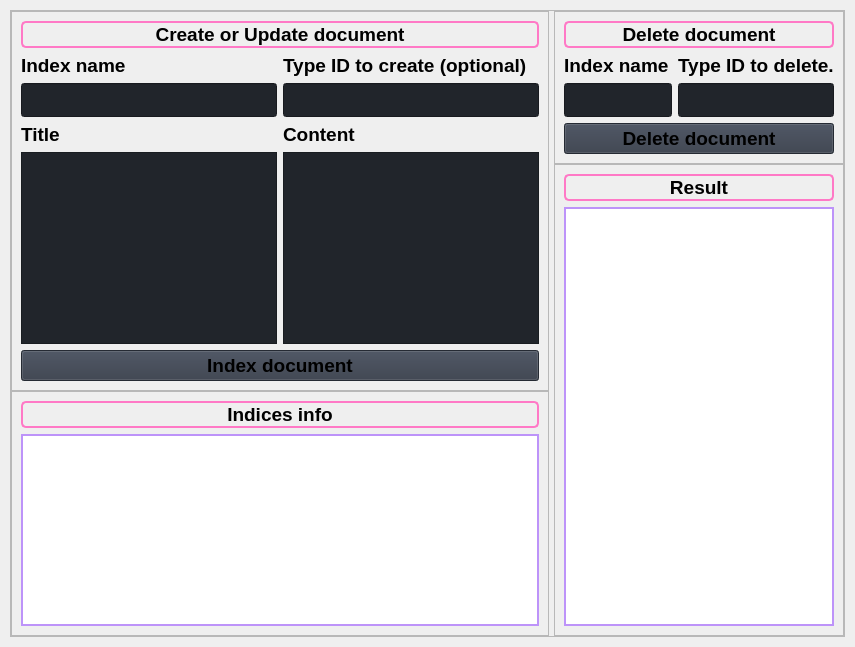
                     <widget class="QWidget" name="Document">
                      <layout class="QVBoxLayout" name="verticalLayout_20">
                       <property name="leftMargin">
                        <number>10</number>
                       </property>
                       <property name="topMargin">
                        <number>10</number>
                       </property>
                       <property name="rightMargin">
                        <number>10</number>
                       </property>
                       <property name="bottomMargin">
                        <number>10</number>
                       </property>
                       <item>
                        <widget class="QFrame" name="row_3">
                         <property name="minimumSize">
                          <size>
                           <width>0</width>
                           <height>150</height>
                          </size>
                         </property>
                         <property name="frameShape">
                          <enum>QFrame::StyledPanel</enum>
                         </property>
                         <property name="frameShadow">
                          <enum>QFrame::Raised</enum>
                         </property>
                         <layout class="QVBoxLayout" name="verticalLayout_24">
                          <property name="spacing">
                           <number>5</number>
                          </property>
                          <property name="leftMargin">
                           <number>0</number>
                          </property>
                          <property name="topMargin">
                           <number>0</number>
                          </property>
                          <property name="rightMargin">
                           <number>0</number>
                          </property>
                          <property name="bottomMargin">
                           <number>0</number>
                          </property>
                          <item>
                           <layout class="QHBoxLayout" name="horizontalLayout_8">
                            <property name="spacing">
                             <number>5</number>
                            </property>
                            <property name="topMargin">
                             <number>0</number>
                            </property>
                            <item>
                             <layout class="QVBoxLayout" name="info_frame_3">
                              <property name="spacing">
                               <number>0</number>
                              </property>
                              <property name="leftMargin">
                               <number>0</number>
                              </property>
                              <property name="topMargin">
                               <number>0</number>
                              </property>
                              <property name="bottomMargin">
                               <number>0</number>
                              </property>
                              <item>
                               <widget class="QFrame" name="search_frame_2">
                                <property name="minimumSize">
                                 <size>
                                  <width>0</width>
                                  <height>0</height>
                                 </size>
                                </property>
                                <property name="frameShape">
                                 <enum>QFrame::StyledPanel</enum>
                                </property>
                                <property name="frameShadow">
                                 <enum>QFrame::Raised</enum>
                                </property>
                                <layout class="QGridLayout" name="gridLayout_2">
                                 <item row="6" column="1">
                                  <widget class="QLabel" name="labelBoxBlenderInstalation_7">
                                   <property name="font">
                                    <font>
                                     <pointsize>14</pointsize>
                                     <italic>false</italic>
                                     <bold>true</bold>
                                    </font>
                                   </property>
                                   <property name="styleSheet">
                                    <string notr="true"/>
                                   </property>
                                   <property name="text">
                                    <string>Content</string>
                                   </property>
                                  </widget>
                                 </item>
                                 <item row="7" column="0">
                                  <widget class="QPlainTextEdit" name="Title_index_doc">
                                   <property name="minimumSize">
                                    <size>
                                     <width>200</width>
                                     <height>40</height>
                                    </size>
                                   </property>
                                   <property name="maximumSize">
                                    <size>
                                     <width>16777215</width>
                                     <height>16777215</height>
                                    </size>
                                   </property>
                                   <property name="styleSheet">
                                    <string notr="true">background-color: rgb(33, 37, 43);</string>
                                   </property>
                                   <property name="plainText">
                                    <string/>
                                   </property>
                                  </widget>
                                 </item>
                                 <item row="2" column="0" colspan="2">
                                  <widget class="QLabel" name="label_6">
                                   <property name="font">
                                    <font>
                                     <pointsize>14</pointsize>
                                     <italic>false</italic>
                                     <bold>true</bold>
                                     <underline>false</underline>
                                    </font>
                                   </property>
                                   <property name="styleSheet">
                                    <string notr="true">font-weight: bold;
border-radius: 5px;
border: 2px solid #ff79c6;</string>
                                   </property>
                                   <property name="text">
                                    <string>Create or Update document</string>
                                   </property>
                                   <property name="alignment">
                                    <set>Qt::AlignCenter</set>
                                   </property>
                                  </widget>
                                 </item>
                                 <item row="3" column="1">
                                  <widget class="QLabel" name="labelBoxBlenderInstalation_8">
                                   <property name="font">
                                    <font>
                                     <pointsize>14</pointsize>
                                     <italic>false</italic>
                                     <bold>true</bold>
                                    </font>
                                   </property>
                                   <property name="styleSheet">
                                    <string notr="true"/>
                                   </property>
                                   <property name="text">
                                    <string>Type ID to create (optional)</string>
                                   </property>
                                  </widget>
                                 </item>
                                 <item row="7" column="1">
                                  <widget class="QPlainTextEdit" name="Content_index_doc">
                                   <property name="minimumSize">
                                    <size>
                                     <width>200</width>
                                     <height>40</height>
                                    </size>
                                   </property>
                                   <property name="maximumSize">
                                    <size>
                                     <width>16777215</width>
                                     <height>16777215</height>
                                    </size>
                                   </property>
                                   <property name="styleSheet">
                                    <string notr="true">background-color: rgb(33, 37, 43);</string>
                                   </property>
                                  </widget>
                                 </item>
                                 <item row="8" column="0" colspan="2">
                                  <widget class="QPushButton" name="btn_index_doc">
                                   <property name="minimumSize">
                                    <size>
                                     <width>150</width>
                                     <height>30</height>
                                    </size>
                                   </property>
                                   <property name="font">
                                    <font>
                                     <pointsize>14</pointsize>
                                     <italic>false</italic>
                                     <bold>true</bold>
                                    </font>
                                   </property>
                                   <property name="cursor">
                                    <cursorShape>PointingHandCursor</cursorShape>
                                   </property>
                                   <property name="styleSheet">
                                    <string notr="true">background-color: rgb(52, 59, 72);</string>
                                   </property>
                                   <property name="text">
                                    <string>Index document</string>
                                   </property>
                                   <property name="icon">
                                    <iconset resource="resources.qrc">
                                     <normaloff>:/icons/images/icons/cil-plus.png</normaloff>:/icons/images/icons/cil-plus.png</iconset>
                                   </property>
                                  </widget>
                                 </item>
                                 <item row="6" column="0">
                                  <widget class="QLabel" name="labelBoxBlenderInstalation_5">
                                   <property name="font">
                                    <font>
                                     <pointsize>14</pointsize>
                                     <italic>false</italic>
                                     <bold>true</bold>
                                    </font>
                                   </property>
                                   <property name="styleSheet">
                                    <string notr="true"/>
                                   </property>
                                   <property name="text">
                                    <string>Title</string>
                                   </property>
                                  </widget>
                                 </item>
                                 <item row="3" column="0">
                                  <widget class="QLabel" name="labelBoxBlenderInstalation_6">
                                   <property name="font">
                                    <font>
                                     <pointsize>14</pointsize>
                                     <italic>false</italic>
                                     <bold>true</bold>
                                    </font>
                                   </property>
                                   <property name="styleSheet">
                                    <string notr="true"/>
                                   </property>
                                   <property name="text">
                                    <string>Index name</string>
                                   </property>
                                  </widget>
                                 </item>
                                 <item row="4" column="0">
                                  <widget class="QLineEdit" name="Index_doc">
                                   <property name="sizePolicy">
                                    <sizepolicy hsizetype="Preferred" vsizetype="Preferred">
                                     <horstretch>0</horstretch>
                                     <verstretch>0</verstretch>
                                    </sizepolicy>
                                   </property>
                                   <property name="minimumSize">
                                    <size>
                                     <width>0</width>
                                     <height>34</height>
                                    </size>
                                   </property>
                                   <property name="styleSheet">
                                    <string notr="true">background-color: rgb(33, 37, 43);</string>
                                   </property>
                                   <property name="text">
                                    <string/>
                                   </property>
                                   <property name="placeholderText">
                                    <string/>
                                   </property>
                                  </widget>
                                 </item>
                                 <item row="4" column="1">
                                  <widget class="QLineEdit" name="ID_index_doc">
                                   <property name="sizePolicy">
                                    <sizepolicy hsizetype="Preferred" vsizetype="Preferred">
                                     <horstretch>0</horstretch>
                                     <verstretch>0</verstretch>
                                    </sizepolicy>
                                   </property>
                                   <property name="minimumSize">
                                    <size>
                                     <width>0</width>
                                     <height>34</height>
                                    </size>
                                   </property>
                                   <property name="styleSheet">
                                    <string notr="true">background-color: rgb(33, 37, 43);</string>
                                   </property>
                                   <property name="text">
                                    <string/>
                                   </property>
                                   <property name="placeholderText">
                                    <string/>
                                   </property>
                                  </widget>
                                 </item>
                                </layout>
                               </widget>
                              </item>
                              <item>
                               <widget class="QFrame" name="info_frame_4">
                                <property name="sizePolicy">
                                 <sizepolicy hsizetype="Preferred" vsizetype="Preferred">
                                  <horstretch>0</horstretch>
                                  <verstretch>0</verstretch>
                                 </sizepolicy>
                                </property>
                                <property name="minimumSize">
                                 <size>
                                  <width>0</width>
                                  <height>0</height>
                                 </size>
                                </property>
                                <property name="styleSheet">
                                 <string notr="true"/>
                                </property>
                                <property name="frameShape">
                                 <enum>QFrame::StyledPanel</enum>
                                </property>
                                <property name="frameShadow">
                                 <enum>QFrame::Raised</enum>
                                </property>
                                <layout class="QVBoxLayout" name="verticalLayout_25">
                                 <item>
                                  <widget class="QLabel" name="label_7">
                                   <property name="font">
                                    <font>
                                     <pointsize>14</pointsize>
                                     <italic>false</italic>
                                     <bold>true</bold>
                                     <underline>false</underline>
                                    </font>
                                   </property>
                                   <property name="styleSheet">
                                    <string notr="true">font-weight: bold;
border-radius: 5px;
border: 2px solid #ff79c6;</string>
                                   </property>
                                   <property name="text">
                                    <string>Indices info</string>
                                   </property>
                                   <property name="alignment">
                                    <set>Qt::AlignCenter</set>
                                   </property>
                                  </widget>
                                 </item>
                                 <item>
                                  <widget class="QTextBrowser" name="Indices_text">
                                   <property name="styleSheet">
                                    <string notr="true">border: 2px solid #bd93f9;</string>
                                   </property>
                                  </widget>
                                 </item>
                                </layout>
                               </widget>
                              </item>
                             </layout>
                            </item>
                            <item>
                             <layout class="QVBoxLayout" name="response_frame2_2">
                              <property name="spacing">
                               <number>0</number>
                              </property>
                              <property name="leftMargin">
                               <number>0</number>
                              </property>
                              <item>
                               <widget class="QFrame" name="search_frame_4">
                                <property name="minimumSize">
                                 <size>
                                  <width>0</width>
                                  <height>0</height>
                                 </size>
                                </property>
                                <property name="frameShape">
                                 <enum>QFrame::StyledPanel</enum>
                                </property>
                                <property name="frameShadow">
                                 <enum>QFrame::Raised</enum>
                                </property>
                                <layout class="QGridLayout" name="gridLayout_4">
                                 <item row="1" column="1">
                                  <widget class="QLabel" name="labelBoxBlenderInstalation_9">
                                   <property name="font">
                                    <font>
                                     <pointsize>14</pointsize>
                                     <italic>false</italic>
                                     <bold>true</bold>
                                    </font>
                                   </property>
                                   <property name="styleSheet">
                                    <string notr="true"/>
                                   </property>
                                   <property name="text">
                                    <string>Type ID to delete.</string>
                                   </property>
                                  </widget>
                                 </item>
                                 <item row="2" column="1">
                                  <widget class="QLineEdit" name="Delete_doc_id">
                                   <property name="sizePolicy">
                                    <sizepolicy hsizetype="Preferred" vsizetype="Preferred">
                                     <horstretch>0</horstretch>
                                     <verstretch>0</verstretch>
                                    </sizepolicy>
                                   </property>
                                   <property name="minimumSize">
                                    <size>
                                     <width>0</width>
                                     <height>34</height>
                                    </size>
                                   </property>
                                   <property name="styleSheet">
                                    <string notr="true">background-color: rgb(33, 37, 43);</string>
                                   </property>
                                   <property name="text">
                                    <string/>
                                   </property>
                                   <property name="placeholderText">
                                    <string/>
                                   </property>
                                  </widget>
                                 </item>
                                 <item row="2" column="0">
                                  <widget class="QLineEdit" name="Delete_doc_name">
                                   <property name="sizePolicy">
                                    <sizepolicy hsizetype="Preferred" vsizetype="Preferred">
                                     <horstretch>0</horstretch>
                                     <verstretch>0</verstretch>
                                    </sizepolicy>
                                   </property>
                                   <property name="minimumSize">
                                    <size>
                                     <width>0</width>
                                     <height>34</height>
                                    </size>
                                   </property>
                                   <property name="styleSheet">
                                    <string notr="true">background-color: rgb(33, 37, 43);</string>
                                   </property>
                                   <property name="text">
                                    <string/>
                                   </property>
                                   <property name="placeholderText">
                                    <string/>
                                   </property>
                                  </widget>
                                 </item>
                                 <item row="1" column="0">
                                  <widget class="QLabel" name="labelBoxBlenderInstalation_10">
                                   <property name="font">
                                    <font>
                                     <pointsize>14</pointsize>
                                     <italic>false</italic>
                                     <bold>true</bold>
                                    </font>
                                   </property>
                                   <property name="styleSheet">
                                    <string notr="true"/>
                                   </property>
                                   <property name="text">
                                    <string>Index name</string>
                                   </property>
                                  </widget>
                                 </item>
                                 <item row="3" column="0" colspan="2">
                                  <widget class="QPushButton" name="btn_delete_doc_id">
                                   <property name="minimumSize">
                                    <size>
                                     <width>150</width>
                                     <height>30</height>
                                    </size>
                                   </property>
                                   <property name="font">
                                    <font>
                                     <pointsize>14</pointsize>
                                     <italic>false</italic>
                                     <bold>true</bold>
                                    </font>
                                   </property>
                                   <property name="cursor">
                                    <cursorShape>PointingHandCursor</cursorShape>
                                   </property>
                                   <property name="styleSheet">
                                    <string notr="true">background-color: rgb(52, 59, 72);</string>
                                   </property>
                                   <property name="text">
                                    <string>Delete document</string>
                                   </property>
                                   <property name="icon">
                                    <iconset resource="resources.qrc">
                                     <normaloff>:/icons/images/icons/cil-minus.png</normaloff>:/icons/images/icons/cil-minus.png</iconset>
                                   </property>
                                  </widget>
                                 </item>
                                 <item row="0" column="0" colspan="2">
                                  <widget class="QLabel" name="label_11">
                                   <property name="font">
                                    <font>
                                     <pointsize>14</pointsize>
                                     <italic>false</italic>
                                     <bold>true</bold>
                                     <underline>false</underline>
                                    </font>
                                   </property>
                                   <property name="styleSheet">
                                    <string notr="true">font-weight: bold;
border-radius: 5px;
border: 2px solid #ff79c6;</string>
                                   </property>
                                   <property name="text">
                                    <string>Delete document</string>
                                   </property>
                                   <property name="alignment">
                                    <set>Qt::AlignCenter</set>
                                   </property>
                                  </widget>
                                 </item>
                                </layout>
                               </widget>
                              </item>
                              <item>
                               <widget class="QFrame" name="response_text_frame_3">
                                <property name="frameShape">
                                 <enum>QFrame::StyledPanel</enum>
                                </property>
                                <property name="frameShadow">
                                 <enum>QFrame::Raised</enum>
                                </property>
                                <layout class="QVBoxLayout" name="verticalLayout_29">
                                 <item>
                                  <widget class="QLabel" name="label_9">
                                   <property name="font">
                                    <font>
                                     <pointsize>14</pointsize>
                                     <italic>false</italic>
                                     <bold>true</bold>
                                     <underline>false</underline>
                                    </font>
                                   </property>
                                   <property name="styleSheet">
                                    <string notr="true">font-weight: bold;
border-radius: 5px;
border: 2px solid #ff79c6;</string>
                                   </property>
                                   <property name="text">
                                    <string>Result</string>
                                   </property>
                                   <property name="alignment">
                                    <set>Qt::AlignCenter</set>
                                   </property>
                                  </widget>
                                 </item>
                                 <item>
                                  <widget class="QTextEdit" name="Result_text">
                                   <property name="enabled">
                                    <bool>true</bool>
                                   </property>
                                   <property name="maximumSize">
                                    <size>
                                     <width>16777215</width>
                                     <height>16777215</height>
                                    </size>
                                   </property>
                                   <property name="styleSheet">
                                    <string notr="true">border: 2px solid #bd93f9;</string>
                                   </property>
                                   <property name="readOnly">
                                    <bool>true</bool>
                                   </property>
                                  </widget>
                                 </item>
                                </layout>
                               </widget>
                              </item>
                             </layout>
                            </item>
                           </layout>
                          </item>
                         </layout>
                        </widget>
                       </item>
                      </layout>
                     </widget>
